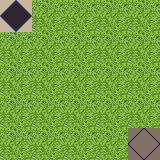

A 2D game scene composited from a Tiled map and its tileset images. What follows is a short description and the map's XML, with each tile layer's data collapsed to a summary:
An orthogonal 5x5 tile map with 32x32 px tiles, 1 tile layer (ground).

<map version="1.0" orientation="orthogonal" renderorder="right-down" width="5" height="5" tilewidth="32" tileheight="32" nextobjectid="1">
 <tileset firstgid="1" name="terrain" tilewidth="32" tileheight="32" tilecount="1024">
  <image source="terrain.png" width="1024" height="1024" />
  <tile id="620">
   <properties>
    <property name="restriction" value="source" />
   </properties>
  </tile>
  <tile id="621">
   <properties>
    <property name="restriction" value="target" />
   </properties>
  </tile>
 </tileset>
 <layer name="ground" width="5" height="5">
  <data>[25 cells, 25 non-empty, 3 distinct tile ids]</data>
 </layer>
</map>
